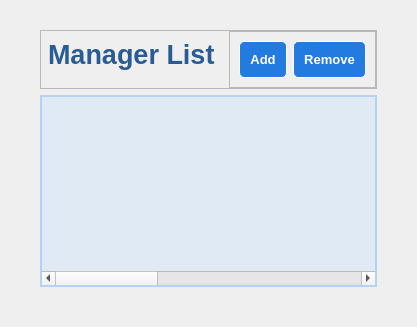
            <widget class="QWidget" name="managerPage">
             <layout class="QVBoxLayout" name="verticalLayout_8">
              <property name="leftMargin">
               <number>40</number>
              </property>
              <property name="topMargin">
               <number>30</number>
              </property>
              <property name="rightMargin">
               <number>40</number>
              </property>
              <property name="bottomMargin">
               <number>40</number>
              </property>
              <item>
               <widget class="QFrame" name="frame_4">
                <property name="minimumSize">
                 <size>
                  <width>0</width>
                  <height>20</height>
                 </size>
                </property>
                <property name="styleSheet">
                 <string notr="true">#mngrListAdd, #mngrListRemove {
	padding: 10px;
	background-color: rgb(35, 123, 223);
	border: 1px solid white;
	border-radius: 5px;
	color: white;
}</string>
                </property>
                <property name="frameShape">
                 <enum>QFrame::StyledPanel</enum>
                </property>
                <property name="frameShadow">
                 <enum>QFrame::Raised</enum>
                </property>
                <layout class="QHBoxLayout" name="horizontalLayout_7">
                 <property name="leftMargin">
                  <number>0</number>
                 </property>
                 <property name="topMargin">
                  <number>0</number>
                 </property>
                 <property name="rightMargin">
                  <number>0</number>
                 </property>
                 <property name="bottomMargin">
                  <number>0</number>
                 </property>
                 <item>
                  <widget class="QLabel" name="managerPageLabel">
                   <property name="font">
                    <font>
                     <family>Segoe UI</family>
                     <pointsize>20</pointsize>
                     <weight>75</weight>
                     <bold>true</bold>
                    </font>
                   </property>
                   <property name="styleSheet">
                    <string notr="true">color: rgb(41, 92, 149);
margin-bottom: 10px;</string>
                   </property>
                   <property name="text">
                    <string>Manager List</string>
                   </property>
                  </widget>
                 </item>
                 <item alignment="Qt::AlignRight">
                  <widget class="QFrame" name="frame_5">
                   <property name="frameShape">
                    <enum>QFrame::StyledPanel</enum>
                   </property>
                   <property name="frameShadow">
                    <enum>QFrame::Raised</enum>
                   </property>
                   <layout class="QHBoxLayout" name="horizontalLayout_6">
                    <item>
                     <widget class="QPushButton" name="mngrListAdd">
                      <property name="font">
                       <font>
                        <family>Segoe UI</family>
                        <pointsize>10</pointsize>
                        <weight>75</weight>
                        <bold>true</bold>
                       </font>
                      </property>
                      <property name="cursor">
                       <cursorShape>PointingHandCursor</cursorShape>
                      </property>
                      <property name="text">
                       <string>Add</string>
                      </property>
                     </widget>
                    </item>
                    <item>
                     <widget class="QPushButton" name="mngrListRemove">
                      <property name="font">
                       <font>
                        <family>Segoe UI</family>
                        <pointsize>10</pointsize>
                        <weight>75</weight>
                        <bold>true</bold>
                       </font>
                      </property>
                      <property name="cursor">
                       <cursorShape>PointingHandCursor</cursorShape>
                      </property>
                      <property name="text">
                       <string>Remove</string>
                      </property>
                     </widget>
                    </item>
                   </layout>
                  </widget>
                 </item>
                </layout>
               </widget>
              </item>
              <item>
               <widget class="QTableWidget" name="mngrTable">
                <property name="font">
                 <font>
                  <pointsize>10</pointsize>
                 </font>
                </property>
                <property name="contextMenuPolicy">
                 <enum>Qt::NoContextMenu</enum>
                </property>
                <property name="styleSheet">
                 <string notr="true">QHeaderView::section {
    background-color: rgb(55, 120, 198);
	color: white;
	padding: 5px;
    border: 1px solid #fffff8;
    font-size: 12pt;
	font-weight: bold;
}

QTableWidget {
	gridline-color: white;
	background-color: rgba(200, 226, 255, 100);
	alternate-background-color:rgba(61, 141, 232, 100);
}

QTableView {
	background-color: rgba(200, 226, 255, 100);
	border: 2px solid rgb(179, 210, 246);
}
</string>
                </property>
                <property name="editTriggers">
                 <set>QAbstractItemView::NoEditTriggers</set>
                </property>
                <property name="alternatingRowColors">
                 <bool>true</bool>
                </property>
                <property name="showGrid">
                 <bool>true</bool>
                </property>
                <attribute name="horizontalHeaderVisible">
                 <bool>false</bool>
                </attribute>
                <attribute name="horizontalHeaderCascadingSectionResizes">
                 <bool>false</bool>
                </attribute>
                <attribute name="horizontalHeaderMinimumSectionSize">
                 <number>50</number>
                </attribute>
                <attribute name="horizontalHeaderDefaultSectionSize">
                 <number>200</number>
                </attribute>
                <attribute name="horizontalHeaderHighlightSections">
                 <bool>true</bool>
                </attribute>
                <attribute name="horizontalHeaderShowSortIndicator" stdset="0">
                 <bool>false</bool>
                </attribute>
                <attribute name="verticalHeaderVisible">
                 <bool>false</bool>
                </attribute>
                <attribute name="verticalHeaderCascadingSectionResizes">
                 <bool>false</bool>
                </attribute>
                <column>
                 <property name="text">
                  <string>ID</string>
                 </property>
                </column>
                <column>
                 <property name="text">
                  <string>Name</string>
                 </property>
                </column>
                <column>
                 <property name="text">
                  <string>Department</string>
                 </property>
                </column>
               </widget>
              </item>
             </layout>
            </widget>
